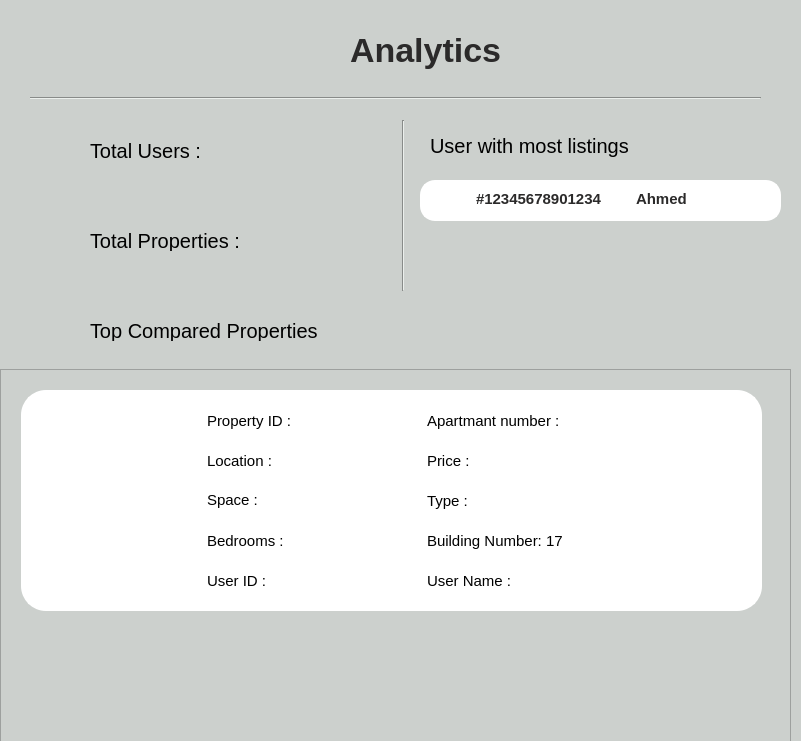
<?xml version="1.0" encoding="UTF-8"?>
<ui version="4.0">
 <class>AnalyticsDashboardClass</class>
 <widget class="QWidget" name="AnalyticsDashboardClass">
  <property name="geometry">
   <rect>
    <x>0</x>
    <y>0</y>
    <width>801</width>
    <height>741</height>
   </rect>
  </property>
  <property name="windowTitle">
   <string>AnalyticsDashboard</string>
  </property>
  <widget class="QWidget" name="widget_4" native="true">
   <property name="geometry">
    <rect>
     <x>0</x>
     <y>0</y>
     <width>801</width>
     <height>741</height>
    </rect>
   </property>
   <property name="styleSheet">
    <string notr="true">QWidget
{
background-color:#CCD0CD;

}
QLabel{
font-size:20px;
}</string>
   </property>
   <widget class="QLabel" name="label_118">
    <property name="geometry">
     <rect>
      <x>280</x>
      <y>20</y>
      <width>61</width>
      <height>61</height>
     </rect>
    </property>
    <property name="styleSheet">
     <string notr="true">QLabel
{
font-size:34px;
font-weight:bold;
color:#2B2A2A;
}</string>
    </property>
    <property name="text">
     <string/>
    </property>
    <property name="pixmap">
     <pixmap resource="Resource.qrc">:/Assets/analysis.png</pixmap>
    </property>
    <property name="scaledContents">
     <bool>true</bool>
    </property>
   </widget>
   <widget class="Line" name="line_11">
    <property name="geometry">
     <rect>
      <x>30</x>
      <y>90</y>
      <width>731</width>
      <height>16</height>
     </rect>
    </property>
    <property name="orientation">
     <enum>Qt::Orientation::Horizontal</enum>
    </property>
   </widget>
   <widget class="QScrollArea" name="scrollArea_6">
    <property name="geometry">
     <rect>
      <x>0</x>
      <y>369</y>
      <width>791</width>
      <height>381</height>
     </rect>
    </property>
    <property name="widgetResizable">
     <bool>true</bool>
    </property>
    <widget class="QWidget" name="scrollAreaWidgetContents_6">
     <property name="geometry">
      <rect>
       <x>0</x>
       <y>0</y>
       <width>789</width>
       <height>379</height>
      </rect>
     </property>
     <widget class="QFrame" name="frame_16">
      <property name="geometry">
       <rect>
        <x>20</x>
        <y>20</y>
        <width>741</width>
        <height>221</height>
       </rect>
      </property>
      <property name="styleSheet">
       <string notr="true">QFrame{
  border-radius: 25px;
  border: 2px solid white ;
background-color:white;

}
QPushButton{
  border-radius: 10px;
  background: #699CCC;
color:white;



}
QPushButton:hover{
background: #CCD0CD;
color:Black;
}

#pushButton_2{
background: #FF7F7F;
}
#pushButton_2:hover{
background: #CCD0CD;
color:Black;
}
QLabel{
font-size:15px;
}</string>
      </property>
      <property name="frameShape">
       <enum>QFrame::Shape::StyledPanel</enum>
      </property>
      <property name="frameShadow">
       <enum>QFrame::Shadow::Raised</enum>
      </property>
      <widget class="QLabel" name="label_119">
       <property name="geometry">
        <rect>
         <x>20</x>
         <y>40</y>
         <width>151</width>
         <height>151</height>
        </rect>
       </property>
       <property name="styleSheet">
        <string notr="true">#label_2{color:black;}</string>
       </property>
       <property name="text">
        <string/>
       </property>
       <property name="pixmap">
        <pixmap resource="Resource.qrc">:/Assets/home128.png</pixmap>
       </property>
       <property name="scaledContents">
        <bool>true</bool>
       </property>
      </widget>
      <widget class="QLabel" name="label_120">
       <property name="geometry">
        <rect>
         <x>180</x>
         <y>60</y>
         <width>211</width>
         <height>21</height>
        </rect>
       </property>
       <property name="text">
        <string>Location :</string>
       </property>
      </widget>
      <widget class="QLabel" name="label_121">
       <property name="geometry">
        <rect>
         <x>180</x>
         <y>100</y>
         <width>201</width>
         <height>20</height>
        </rect>
       </property>
       <property name="text">
        <string>Space :</string>
       </property>
      </widget>
      <widget class="QLabel" name="label_122">
       <property name="geometry">
        <rect>
         <x>180</x>
         <y>140</y>
         <width>211</width>
         <height>21</height>
        </rect>
       </property>
       <property name="text">
        <string>Bedrooms :</string>
       </property>
      </widget>
      <widget class="QLabel" name="label_123">
       <property name="geometry">
        <rect>
         <x>400</x>
         <y>60</y>
         <width>231</width>
         <height>21</height>
        </rect>
       </property>
       <property name="text">
        <string>Price : </string>
       </property>
      </widget>
      <widget class="QLabel" name="label_124">
       <property name="geometry">
        <rect>
         <x>400</x>
         <y>100</y>
         <width>211</width>
         <height>21</height>
        </rect>
       </property>
       <property name="text">
        <string>Type :</string>
       </property>
      </widget>
      <widget class="QLabel" name="label_125">
       <property name="geometry">
        <rect>
         <x>400</x>
         <y>140</y>
         <width>331</width>
         <height>21</height>
        </rect>
       </property>
       <property name="text">
        <string>Building Number: 17  </string>
       </property>
      </widget>
      <widget class="QLabel" name="label_126">
       <property name="geometry">
        <rect>
         <x>180</x>
         <y>180</y>
         <width>221</width>
         <height>21</height>
        </rect>
       </property>
       <property name="text">
        <string>User ID :</string>
       </property>
      </widget>
      <widget class="QLabel" name="label_127">
       <property name="geometry">
        <rect>
         <x>400</x>
         <y>180</y>
         <width>211</width>
         <height>21</height>
        </rect>
       </property>
       <property name="text">
        <string>User Name :</string>
       </property>
      </widget>
      <widget class="QLabel" name="label_128">
       <property name="geometry">
        <rect>
         <x>180</x>
         <y>20</y>
         <width>211</width>
         <height>21</height>
        </rect>
       </property>
       <property name="text">
        <string>Property ID : </string>
       </property>
      </widget>
      <widget class="QLabel" name="label_129">
       <property name="geometry">
        <rect>
         <x>400</x>
         <y>20</y>
         <width>231</width>
         <height>21</height>
        </rect>
       </property>
       <property name="text">
        <string>Apartmant number :</string>
       </property>
      </widget>
     </widget>
    </widget>
   </widget>
   <widget class="QLabel" name="label_130">
    <property name="geometry">
     <rect>
      <x>350</x>
      <y>20</y>
      <width>221</width>
      <height>61</height>
     </rect>
    </property>
    <property name="styleSheet">
     <string notr="true">QLabel
{
font-size:34px;
font-weight:bold;
color:#2B2A2A;
}</string>
    </property>
    <property name="text">
     <string>Analytics</string>
    </property>
   </widget>
   <widget class="QLabel" name="label_131">
    <property name="geometry">
     <rect>
      <x>90</x>
      <y>140</y>
      <width>211</width>
      <height>21</height>
     </rect>
    </property>
    <property name="text">
     <string>Total Users :</string>
    </property>
   </widget>
   <widget class="QLabel" name="label_132">
    <property name="geometry">
     <rect>
      <x>30</x>
      <y>130</y>
      <width>51</width>
      <height>41</height>
     </rect>
    </property>
    <property name="text">
     <string/>
    </property>
    <property name="pixmap">
     <pixmap resource="Resource.qrc">:/Assets/group.png</pixmap>
    </property>
    <property name="scaledContents">
     <bool>true</bool>
    </property>
   </widget>
   <widget class="QLabel" name="label_133">
    <property name="geometry">
     <rect>
      <x>90</x>
      <y>230</y>
      <width>211</width>
      <height>21</height>
     </rect>
    </property>
    <property name="text">
     <string>Total Properties :</string>
    </property>
   </widget>
   <widget class="QLabel" name="label_134">
    <property name="geometry">
     <rect>
      <x>30</x>
      <y>220</y>
      <width>51</width>
      <height>41</height>
     </rect>
    </property>
    <property name="text">
     <string/>
    </property>
    <property name="pixmap">
     <pixmap resource="Resource.qrc">:/Assets/properties.png</pixmap>
    </property>
    <property name="scaledContents">
     <bool>true</bool>
    </property>
   </widget>
   <widget class="QLabel" name="label_135">
    <property name="geometry">
     <rect>
      <x>90</x>
      <y>320</y>
      <width>291</width>
      <height>21</height>
     </rect>
    </property>
    <property name="text">
     <string>Top Compared Properties </string>
    </property>
   </widget>
   <widget class="QLabel" name="label_136">
    <property name="geometry">
     <rect>
      <x>30</x>
      <y>310</y>
      <width>51</width>
      <height>41</height>
     </rect>
    </property>
    <property name="text">
     <string/>
    </property>
    <property name="pixmap">
     <pixmap resource="Resource.qrc">:/Assets/top_compare.png</pixmap>
    </property>
    <property name="scaledContents">
     <bool>true</bool>
    </property>
   </widget>
   <widget class="Line" name="line_2">
    <property name="geometry">
     <rect>
      <x>393</x>
      <y>120</y>
      <width>20</width>
      <height>171</height>
     </rect>
    </property>
    <property name="orientation">
     <enum>Qt::Orientation::Vertical</enum>
    </property>
   </widget>
   <widget class="QFrame" name="frame_17">
    <property name="geometry">
     <rect>
      <x>420</x>
      <y>180</y>
      <width>361</width>
      <height>41</height>
     </rect>
    </property>
    <property name="styleSheet">
     <string notr="true">QFrame{
  border-radius: 15px;
  border: 2px solid white ;
background-color:white;

}
QLabel
{
font-size:15px;
font-weight:bold;
color:#2B2A2A;
}
QPushButton{
  border-radius: 10px;
  background: #FF7F7F;
color:white;



}

QPushButton:hover{
background: #CCD0CD;
color:Black;
}

</string>
    </property>
    <property name="frameShape">
     <enum>QFrame::Shape::StyledPanel</enum>
    </property>
    <property name="frameShadow">
     <enum>QFrame::Shadow::Raised</enum>
    </property>
    <widget class="QLabel" name="label_137">
     <property name="geometry">
      <rect>
       <x>50</x>
       <y>3</y>
       <width>141</width>
       <height>31</height>
      </rect>
     </property>
     <property name="text">
      <string>#12345678901234</string>
     </property>
    </widget>
    <widget class="QLabel" name="label_138">
     <property name="geometry">
      <rect>
       <x>210</x>
       <y>3</y>
       <width>141</width>
       <height>31</height>
      </rect>
     </property>
     <property name="text">
      <string>Ahmed</string>
     </property>
    </widget>
    <widget class="QLabel" name="label_139">
     <property name="geometry">
      <rect>
       <x>7</x>
       <y>5</y>
       <width>31</width>
       <height>31</height>
      </rect>
     </property>
     <property name="text">
      <string/>
     </property>
     <property name="pixmap">
      <pixmap>Assets/profile.png</pixmap>
     </property>
     <property name="scaledContents">
      <bool>true</bool>
     </property>
    </widget>
   </widget>
   <widget class="QLabel" name="label_140">
    <property name="geometry">
     <rect>
      <x>430</x>
      <y>130</y>
      <width>211</width>
      <height>31</height>
     </rect>
    </property>
    <property name="text">
     <string>User with most listings </string>
    </property>
   </widget>
  </widget>
 </widget>
 <layoutdefault spacing="6" margin="11"/>
 <resources>
  <include location="Resource.qrc"/>
 </resources>
 <connections/>
</ui>
